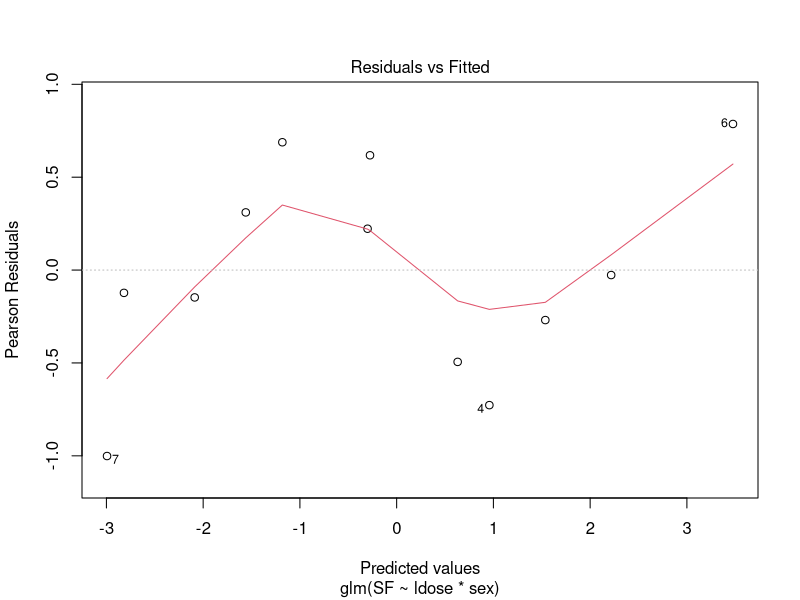
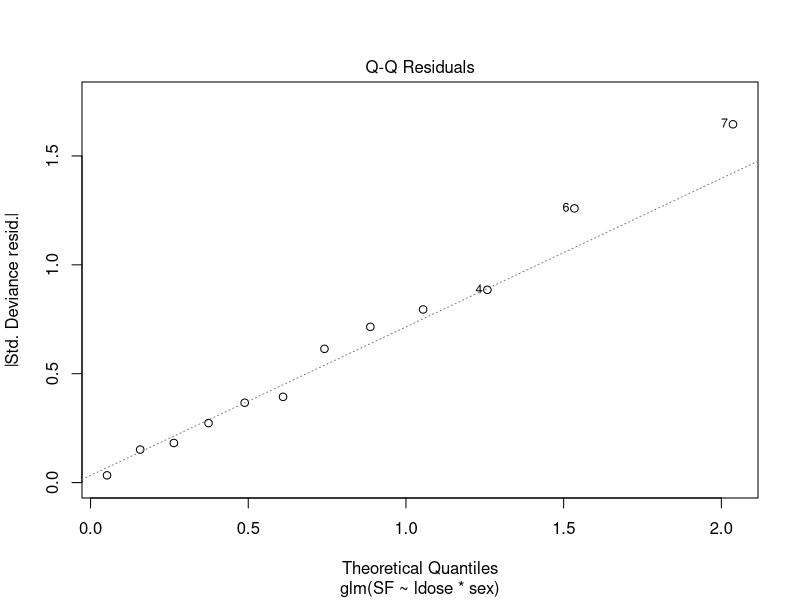
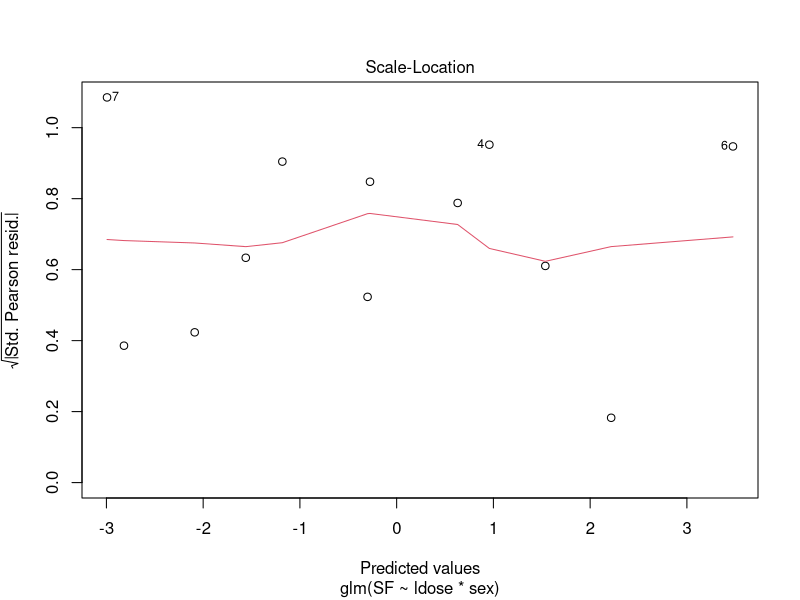
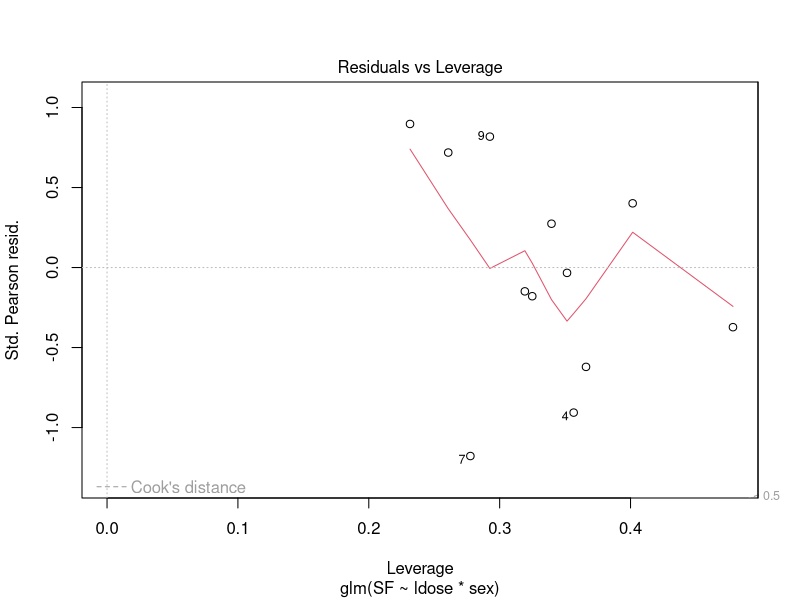

Reproduce these figures in R, in order.
# Binomial Family
# budworm data input from MASS book
"budworm" <-
structure(list(numdead = c(1, 4, 9, 13, 18, 20, 0, 2, 6, 10, 
12, 16), ldose = c(0, 1, 2, 3, 4, 5, 0, 1, 2, 3, 4, 5), sex = structure(c(2, 
2, 2, 2, 2, 2, 1, 1, 1, 1, 1, 1), .Label = c("F", "M"), class = "factor"), 
    SF = structure(c(1, 4, 9, 13, 18, 20, 0, 2, 6, 10, 12, 16, 
    19, 16, 11, 7, 2, 0, 20, 18, 14, 10, 8, 4), .Dim = c(12, 
    2))), .Names = c("numdead", "ldose", "sex", "SF"), row.names = c("1", 
"2", "3", "4", "5", "6", "7", "8", "9", "10", "11", "12"), class = "data.frame")
"budworm2" <-
structure(list(ldose = c(0, 1, 2, 3, 4, 5, 0, 1, 2, 3, 4, 5, 
0, 1, 2, 3, 4, 5, 0, 1, 2, 3, 4, 5), sex = structure(c(2, 2, 
2, 2, 2, 2, 1, 1, 1, 1, 1, 1, 2, 2, 2, 2, 2, 2, 1, 1, 1, 1, 1, 
1), .Label = c("F", "M"), class = "factor"), Fr = c(1, 4, 9, 
13, 18, 20, 0, 2, 6, 10, 12, 16, 19, 16, 11, 7, 2, 0, 20, 18, 
14, 10, 8, 4), dead = structure(c(2, 2, 2, 2, 2, 2, 2, 2, 2, 
2, 2, 2, 1, 1, 1, 1, 1, 1, 1, 1, 1, 1, 1, 1), .Label = c("0", 
"1"), class = "factor"), id = structure(c(1, 2, 3, 4, 5, 6, 7, 
8, 9, 10, 11, 12, 1, 2, 3, 4, 5, 6, 7, 8, 9, 10, 11, 12), .Label = c("1", 
"2", "3", "4", "5", "6", "7", "8", "9", "10", "11", "12"), class = "factor")), .Names = c("ldose", 
"sex", "Fr", "dead", "id"), row.names = c("1", "2", "3", "4", 
"5", "6", "7", "8", "9", "10", "11", "12", "13", "14", "15", 
"16", "17", "18", "19", "20", "21", "22", "23", "24"), class = "data.frame")

budworm
budworm2
# https://bit.ly/3IeQdBq

# training glm
## these two below are the same

budwm.lgt0 <- glm(SF ~ ldose * sex, family = binomial, data = budworm)
budwm.lgt0

budwm.lgt1 <- update(budwm.lgt0, numdead / 20 ~ ., weight = rep(20, 12))
budwm.lgt1

summary(budwm.lgt0); summary(budwm.lgt1)
anova(budwm.lgt0)
drop1(budwm.lgt0)
# plotting multiple graph
plot(budwm.lgt0)
# increased or decreased variables at each step, and the model is selected based on AIC criteria.
# seems like there is no need of interaction terms of ldose * sex
step(budwm.lgt0)

# model renew and re-fitting
# get rid of interaction
budwm.lgt <- update(budwm.lgt0, . ~ . - ldose:sex)
budwm.lgt

# prediction with glm method
# new = the name of the new data frame to make predictions for
predict(budwm.lgt, new = data.frame(ldose = 2, sex = "M"))

# type = "response" gives the predicted probabilities
predict(budwm.lgt, type = "response")

# residuals
residuals(budwm.lgt)
residuals(budwm.lgt, "pearson")
